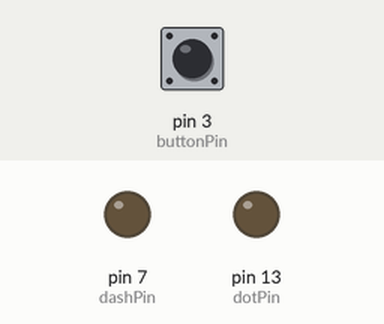
This sketch was run on a simulated Arduino Uno, built with avr-gcc and run on an emulated ATmega328P. On the bench: output pins drawn as LEDs (lit = HIGH). The inputs (shaded band) are chosen by the test bench; at power-on: pin 3 (buttonPin) LOW. What the sketch prints to the serial monitor is not drawn.

Above: at 1.2 s.
1.3 s: pin 3 (buttonPin) pulled HIGH for 0.15 s
At 1.6 s:
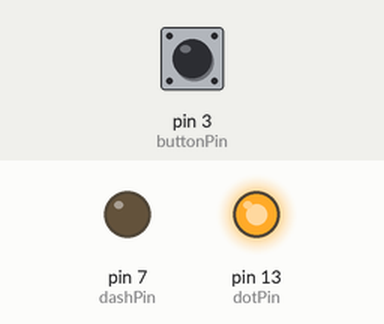
3.2 s: pin 3 (buttonPin) pulled HIGH for 1 s
At 4.35 s:
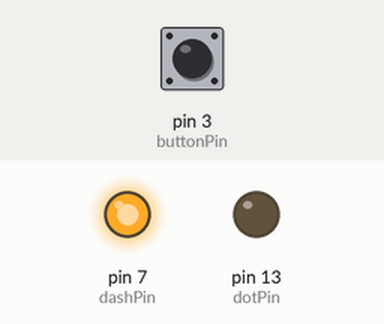
6.0 s: pin 3 (buttonPin) pulled HIGH for 3.2 s
At 10.4 s:
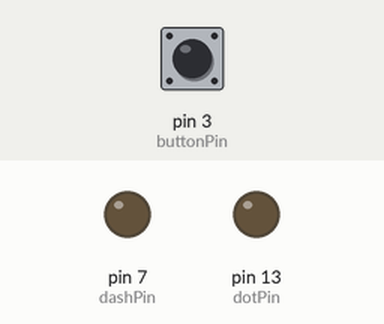
Timing chart, 0 to 11.9 s (numbered marks = the images above; inputs shaded):
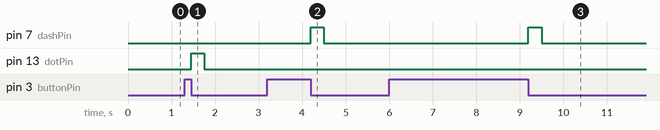

The sketch:

MorseCode1.01.ino
```cpp
long prev_millis;
long millis_pressed;
int buttonPin = 3;  // the pin number for input (for me a push button)
int dotPin = 13;
int dashPin = 7;

int current;

long pauseTime=0;
long buttonRelease=0;

// -----------------------   Given by assignment   ------------------------------//

const float T = 200; // T is in ms. Change to prefered amount.
const float dotTime = T;
const float dashTime = 3*T;
const float letterPauseTime = 3*T;
const float wordPauseTime = 7*T;

const int dotSignal = 1; // Given by assignment.
const int dashSignal = 2;
const int letterPauseSignal = 3;
const int wordPauseSignal = 4;

//-------------------------------------------------------------------------------//

void setup() {
  // initialize the button pin as a input:
  pinMode(buttonPin, INPUT);
  // initialize the dotLED(Green) as an output:
  pinMode(dotPin, OUTPUT);
  // initialize the dashLED(Red) as output:
  pinMode(dashPin, OUTPUT);
  // initialize serial communication:
  Serial.begin(9600);

}
void loop()
{
  prev_millis=millis(); // Counter for normal time

  // While button is pressed we count
  while(digitalRead(buttonPin) == HIGH){
    if (pauseTime != 0){
      getPause(pauseTime); // Method implemented below
      pauseTime=0;
    }
    millis_pressed=millis()-prev_millis;
    buttonRelease=millis();

  }

  pauseTime=millis()-buttonRelease; // Time button is not pressed
  if(millis_pressed>50){    // Bigger than 50ms because of debounce
    if(millis_pressed>dotTime+100){
      digitalWrite(dashPin,HIGH);
      delay(300);
      // Python parse dash as "2".
      Serial.print(dashSignal);
    }
    else{
      digitalWrite(dotPin,HIGH);
      delay(300);
      // Python parse dot sign as "1".
      Serial.print(dotSignal);
    }
    // Reset millis_pressed after signal sent.
    millis_pressed=0;

  }
  digitalWrite(dotPin,LOW);
  digitalWrite(dashPin,LOW);
}
void getPause(long pauseTime){
    if(pauseTime>letterPauseTime && pauseTime<letterPauseTime+400){
      Serial.print(letterPauseSignal);
    }
    if(pauseTime>wordPauseTime+400){
      Serial.print(wordPauseSignal);
    }
}
```

Measured:
- after the input at 1.3 s, pin 13 (dotPin): LOW → HIGH after 0.15 s, → LOW 0.30 s later
- after the input at 3.2 s, pin 7 (dashPin): LOW → HIGH after 1.0 s, → LOW 0.30 s later
- after the input at 6.0 s, pin 7 (dashPin): LOW → HIGH after 3.2 s, → LOW 0.30 s later
